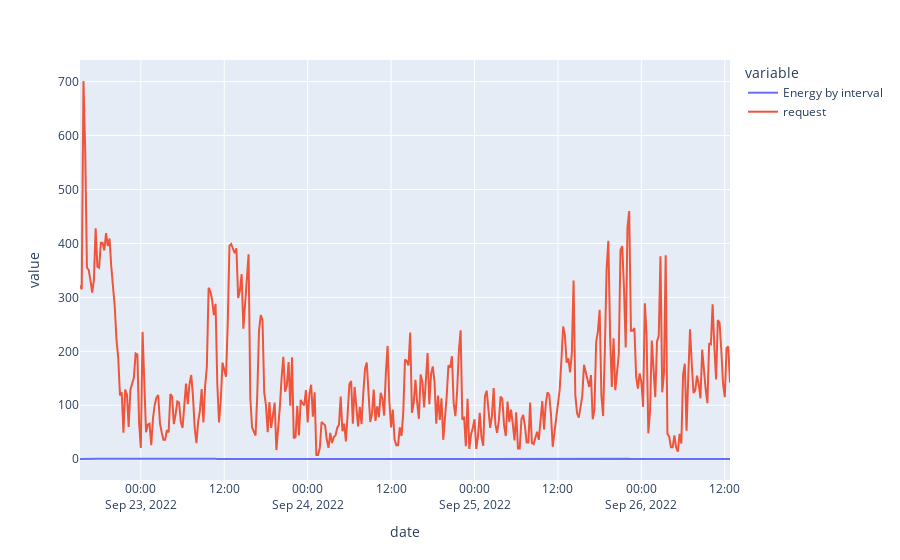

The notebook cell saved with this chart:
### Markdown cell above
### Plotting raw values

### Code cell
alllogdf.plot(x="date", y=["Energy by interval", "request"], kind="line")

### Figure 1 — Plotly figure (JSON) as saved in the notebook; plotly's stock layout.template omitted (floating-point values rounded to 4 significant figures; data arrays with more than 128 entries replaced by an {"elided": "..."} marker saying what was removed)
{"data": [{"hovertemplate": "variable=Energy by interval<br>date=%{x}<br>value=%{y}<extra></extra>", "legendgroup": "Energy by interval", "line": {"color": "#636efa", "dash": "solid"}, "marker": {"symbol": "circle"}, "mode": "lines", "name": "Energy by interval", "orientation": "v", "showlegend": true, "type": "scatter", "x": {"elided": "375 str values"}, "xaxis": "x", "y": {"elided": "375 float values"}, "yaxis": "y"}, {"hovertemplate": "variable=request<br>date=%{x}<br>value=%{y}<extra></extra>", "legendgroup": "request", "line": {"color": "#EF553B", "dash": "solid"}, "marker": {"symbol": "circle"}, "mode": "lines", "name": "request", "orientation": "v", "showlegend": true, "type": "scatter", "x": {"elided": "375 str values"}, "xaxis": "x", "y": {"elided": "375 int values"}, "yaxis": "y"}], "layout": {"legend": {"title": {"text": "variable"}, "tracegroupgap": 0}, "margin": {"t": 60}, "xaxis": {"anchor": "y", "domain": [0, 1], "title": {"text": "date"}}, "yaxis": {"anchor": "x", "domain": [0, 1], "title": {"text": "value"}}}}
